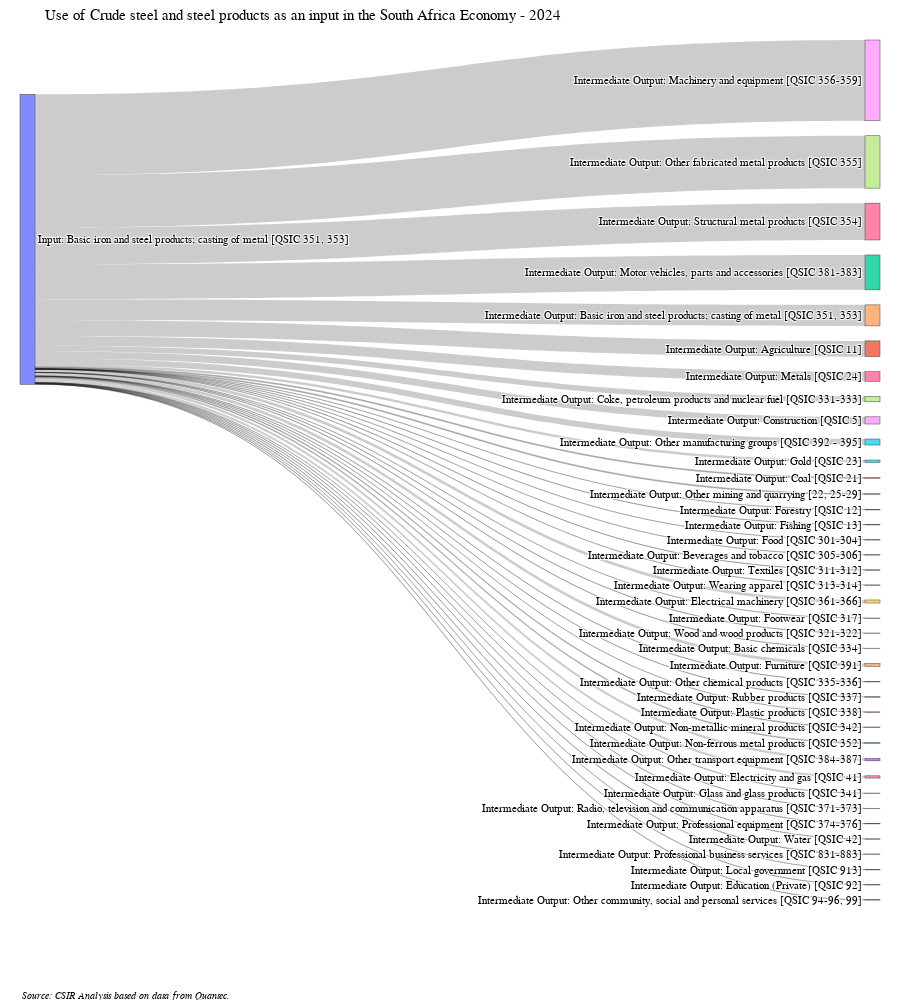

The notebook cell saved with this chart:
### Code cell
links = []
# inputs = df.columns.values[1:].tolist()
inputs = df.loc[:, ['Output', 'Input: Basic iron and steel products; casting of metal [QSIC 351, 353]']].columns.values[1:].tolist()
outputs = df.Output.values
for input in inputs:
    for output in outputs:
        val = df.loc[df.Output == output, input].values[0]
        if val > 0:
            links.append((input, output, val))

sources, targets, values = zip(*links)

nodes = inputs + [i for i in outputs]
node_indices = {node: i for i, node in enumerate(nodes)}

x_pos = {}
for n in inputs:
    x_pos[n] = 0.05
for n in outputs:
    x_pos[n] = 0.85


fig = go.Figure(data=[go.Sankey(
    # arrangement = 'fixed',
    node = dict(
        pad = 15,
        thickness = 15,
        label = nodes,
        # color = 'blue',
        x = [x_pos[n] for n in nodes]
    ),
    link = dict(
        source = [node_indices[s] for s in sources],
        target = [node_indices[t] for t in targets],
        value = values,
        # color="rgba(0,150,250,0.4)"
    )
)])

fig.update_layout(
    title_text="Use of Crude steel and steel products as an input in the South Africa Economy - 2024",
    font_size=11,
    font_family = 'Arial',
    font_color = 'black',
    annotations=[
        dict(
            text="<i>Source: CSIR Analysis based on data from Quantec.</i>",
            xref="paper", yref="paper",
            x=0, y=-0.12,          # position below chart
            showarrow=False,
            font=dict(size=10, color="black", family = 'Arial'),
            xanchor='left',
        )
    ],
    margin=dict(t=40, b=100, l=20, r=20),
    width = 900,
    height = 1000
)

fig.show()

### Figure 1 — Plotly figure (JSON) as saved in the notebook; plotly's stock layout.template omitted (floating-point values rounded to 4 significant figures)
{"data": [{"link": {"source": [0, 0, 0, 0, 0, 0, 0, 0, 0, 0, 0, 0, 0, 0, 0, 0, 0, 0, 0, 0, 0, 0, 0, 0, 0, 0, 0, 0, 0, 0, 0, 0, 0, 0, 0, 0, 0, 0, 0], "target": [1, 2, 3, 4, 5, 6, 7, 8, 9, 10, 11, 13, 14, 17, 18, 19, 20, 21, 22, 23, 24, 25, 26, 27, 28, 29, 30, 31, 32, 33, 34, 35, 36, 37, 38, 44, 47, 48, 50], "value": [2195.0, 2.738, 19.08, 133.2, 344.0, 1351.0, 136.6, 6.526, 23.02, 17.55, 8.919, 1.219, 22.91, 768.2, 27.2, 39.6, 20.27, 16.23, 21.2, 84.72, 2933.0, 115.5, 5138.0, 7309.0, 11270.0, 422.8, 23.72, 52.07, 4870.0, 334.4, 426.8, 838.2, 316.2, 24.24, 1005.0, 64.9, 15.81, 11.72, 54.12]}, "node": {"label": ["Input: Basic iron and steel products; casting of metal [QSIC 351, 353]", "Intermediate Output: Agriculture [QSIC 11]", "Intermediate Output: Forestry [QSIC 12]", "Intermediate Output: Fishing [QSIC 13]", "Intermediate Output: Coal [QSIC 21]", "Intermediate Output: Gold [QSIC 23]", "Intermediate Output: Metals [QSIC 24]", "Intermediate Output: Other mining and quarrying [22, 25-29]", "Intermediate Output: Food [QSIC 301-304]", "Intermediate Output: Beverages and tobacco [QSIC 305-306]", "Intermediate Output: Textiles [QSIC 311-312]", "Intermediate Output: Wearing apparel [QSIC 313-314]", "Intermediate Output: Leather and leather and fur products [QSIC 315-316]", "Intermediate Output: Footwear [QSIC 317]", "Intermediate Output: Wood and wood products [QSIC 321-322]", "Intermediate Output: Paper and paper products [QSIC 323]", "Intermediate Output: Printing , recorded media [QSIC 324-326]", "Intermediate Output: Coke, petroleum products and nuclear fuel [QSIC 331-333]", "Intermediate Output: Basic chemicals [QSIC 334]", "Intermediate Output: Other chemical products [QSIC 335-336]", "Intermediate Output: Rubber products [QSIC 337]", "Intermediate Output: Plastic products [QSIC 338]", "Intermediate Output: Glass and glass products [QSIC 341]", "Intermediate Output: Non-metallic mineral products [QSIC 342]", "Intermediate Output: Basic iron and steel products; casting of metal [QSIC 351, 353]", "Intermediate Output: Non-ferrous metal products [QSIC 352]", "Intermediate Output: Structural metal products [QSIC 354]", "Intermediate Output: Other fabricated metal products [QSIC 355]", "Intermediate Output: Machinery and equipment [QSIC 356-359]", "Intermediate Output: Electrical machinery [QSIC 361-366]", "Intermediate Output: Radio, television and communication apparatus [QSIC 371-373]", "Intermediate Output: Professional equipment [QSIC 374-376]", "Intermediate Output: Motor vehicles, parts and accessories [QSIC 381-383]", "Intermediate Output: Other transport equipment [QSIC 384-387]", "Intermediate Output: Furniture [QSIC 391]", "Intermediate Output: Other manufacturing groups [QSIC 392 - 395]", "Intermediate Output: Electricity and gas [QSIC 41]", "Intermediate Output: Water [QSIC 42]", "Intermediate Output: Construction [QSIC 5]", "Intermediate Output: Wholesale and retail trade [QSIC 61-63]", "Intermediate Output: Catering and accommodation services [QSIC 64]", "Intermediate Output: Transport and storage [QSIC 71-74]", "Intermediate Output: Communication [QSIC 75]", "Intermediate Output: Finance and insurance [QSIC 81-82]", "Intermediate Output: Professional business services [QSIC 831-883]", "Intermediate Output: Business activities n.e.c. [QSIC 889]", "Intermediate Output: National and Provincial government [QSIC 911]", "Intermediate Output: Local government [QSIC 913]", "Intermediate Output: Education (Private) [QSIC 92]", "Intermediate Output: Health and social work (Private) [QSIC 93]", "Intermediate Output: Other community, social and personal services [QSIC 94-96, 99]"], "pad": 15, "thickness": 15, "x": [0.05, 0.85, 0.85, 0.85, 0.85, 0.85, 0.85, 0.85, 0.85, 0.85, 0.85, 0.85, 0.85, 0.85, 0.85, 0.85, 0.85, 0.85, 0.85, 0.85, 0.85, 0.85, 0.85, 0.85, 0.85, 0.85, 0.85, 0.85, 0.85, 0.85, 0.85, 0.85, 0.85, 0.85, 0.85, 0.85, 0.85, 0.85, 0.85, 0.85, 0.85, 0.85, 0.85, 0.85, 0.85, 0.85, 0.85, 0.85, 0.85, 0.85, 0.85]}, "type": "sankey"}], "layout": {"annotations": [{"font": {"color": "black", "family": "Arial", "size": 10}, "showarrow": false, "text": "<i>Source: CSIR Analysis based on data from Quantec.</i>", "x": 0, "xanchor": "left", "xref": "paper", "y": -0.12, "yref": "paper"}], "font": {"color": "black", "family": "Arial", "size": 11}, "height": 1000, "margin": {"b": 100, "l": 20, "r": 20, "t": 40}, "title": {"text": "Use of Crude steel and steel products as an input in the South Africa Economy - 2024"}, "width": 900}}
